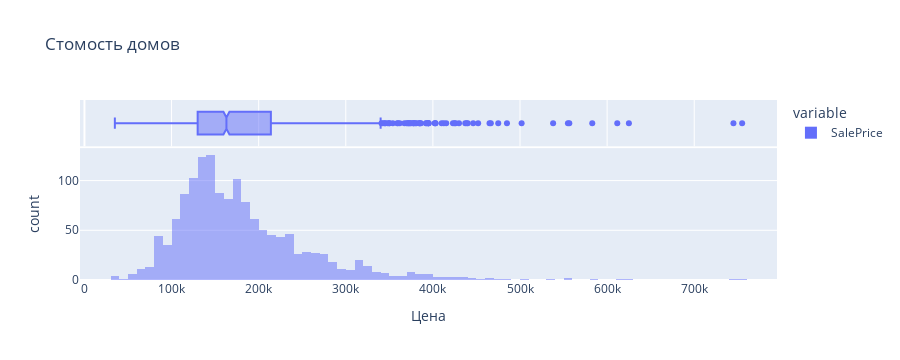

The code cell stored with this chart in its notebook:
### Code cell
import plotly.express as px
# Отрисуем интерактивный график
fig = px.histogram(df['SalePrice'],
                   title='Стомость домов',
                   marginal = 'box',
                   nbins =  100,
                   barmode='overlay',
                   labels={"value": "Цена"})

fig.show()

### Figure 1 — Plotly figure (JSON) as saved in the notebook; plotly's stock layout.template omitted (floating-point values rounded to 4 significant figures; data arrays with more than 128 entries replaced by an {"elided": "..."} marker saying what was removed)
{"data": [{"alignmentgroup": "True", "bingroup": "x", "hovertemplate": "variable=SalePrice<br>Цена=%{x}<br>count=%{y}<extra></extra>", "legendgroup": "SalePrice", "marker": {"color": "#636efa", "opacity": 0.5, "pattern": {"shape": ""}}, "name": "SalePrice", "nbinsx": 100, "offsetgroup": "SalePrice", "orientation": "v", "showlegend": true, "type": "histogram", "x": {"elided": "1460 int values"}, "xaxis": "x", "yaxis": "y"}, {"alignmentgroup": "True", "hovertemplate": "variable=SalePrice<br>Цена=%{x}<extra></extra>", "legendgroup": "SalePrice", "marker": {"color": "#636efa"}, "name": "SalePrice", "notched": true, "offsetgroup": "SalePrice", "showlegend": false, "type": "box", "x": {"elided": "1460 int values"}, "xaxis": "x2", "yaxis": "y2"}], "layout": {"barmode": "overlay", "height": 360, "legend": {"title": {"text": "variable"}, "tracegroupgap": 0}, "title": {"text": "Стомость домов"}, "xaxis": {"anchor": "y", "autorange": true, "domain": [0, 1], "range": [-5106.0, 795000.0], "title": {"text": "Цена"}, "type": "linear"}, "xaxis2": {"anchor": "y2", "autorange": true, "domain": [0, 1], "matches": "x", "range": [-5106.0, 795000.0], "showgrid": true, "showticklabels": false, "type": "linear"}, "yaxis": {"anchor": "x", "autorange": true, "domain": [0, 0.7326], "range": [0, 132.6], "title": {"text": "count"}}, "yaxis2": {"anchor": "x2", "autorange": true, "domain": [0.7426, 1], "matches": "y2", "range": [-0.5, 0.5], "showgrid": false, "showline": false, "showticklabels": false, "ticks": "", "type": "category"}}}
